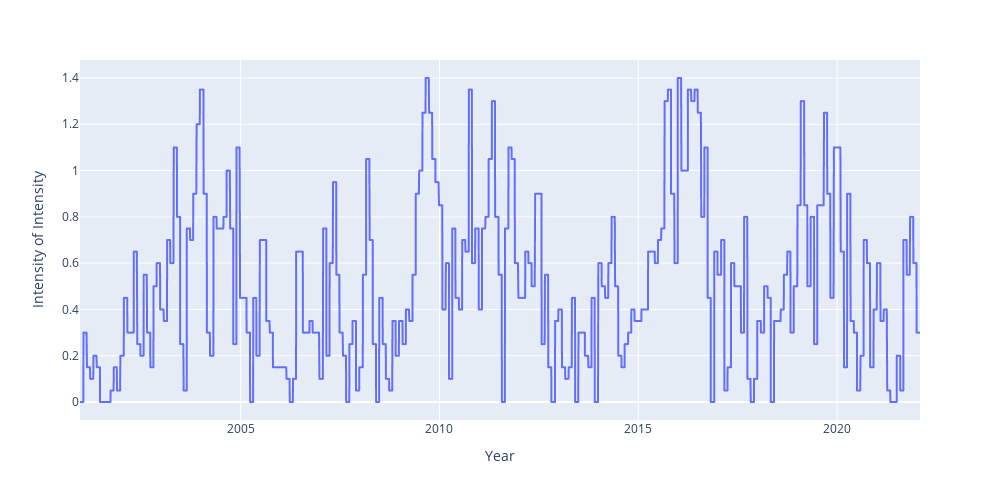

Notebook code cell kept with this figure:
### Code cell
## test base
res = general_single_output_LGBMRegression_Lagged(X=X, Y=Y, cur_params=xgb_params, len_train=5040)
fig = eval_model_outputs(res, intensity_of_intensity_list, show_fig=True)

### Figure 1 — Plotly figure (JSON) as saved in the notebook; plotly's stock layout.template omitted (floating-point values rounded to 4 significant figures; data arrays with more than 128 entries replaced by an {"elided": "..."} marker saying what was removed)
{"data": [{"hovertemplate": "variable=<br>rebalancing_date=%{x}<br>value=%{y}<extra></extra>", "legendgroup": "", "line": {"color": "#636efa", "dash": "solid"}, "marker": {"symbol": "circle"}, "mode": "lines", "name": "", "showlegend": false, "type": "scattergl", "x": {"elided": "5313 str values"}, "xaxis": "x", "y": {"elided": "5313 float values"}, "yaxis": "y"}], "layout": {"height": 500, "legend": {"title": {"text": "variable"}, "tracegroupgap": 0}, "margin": {"t": 60}, "width": 1000, "xaxis": {"anchor": "y", "domain": [0, 1], "title": {"text": "Year"}}, "yaxis": {"anchor": "x", "domain": [0, 1], "title": {"text": "Intensity of Intensity"}}}}
